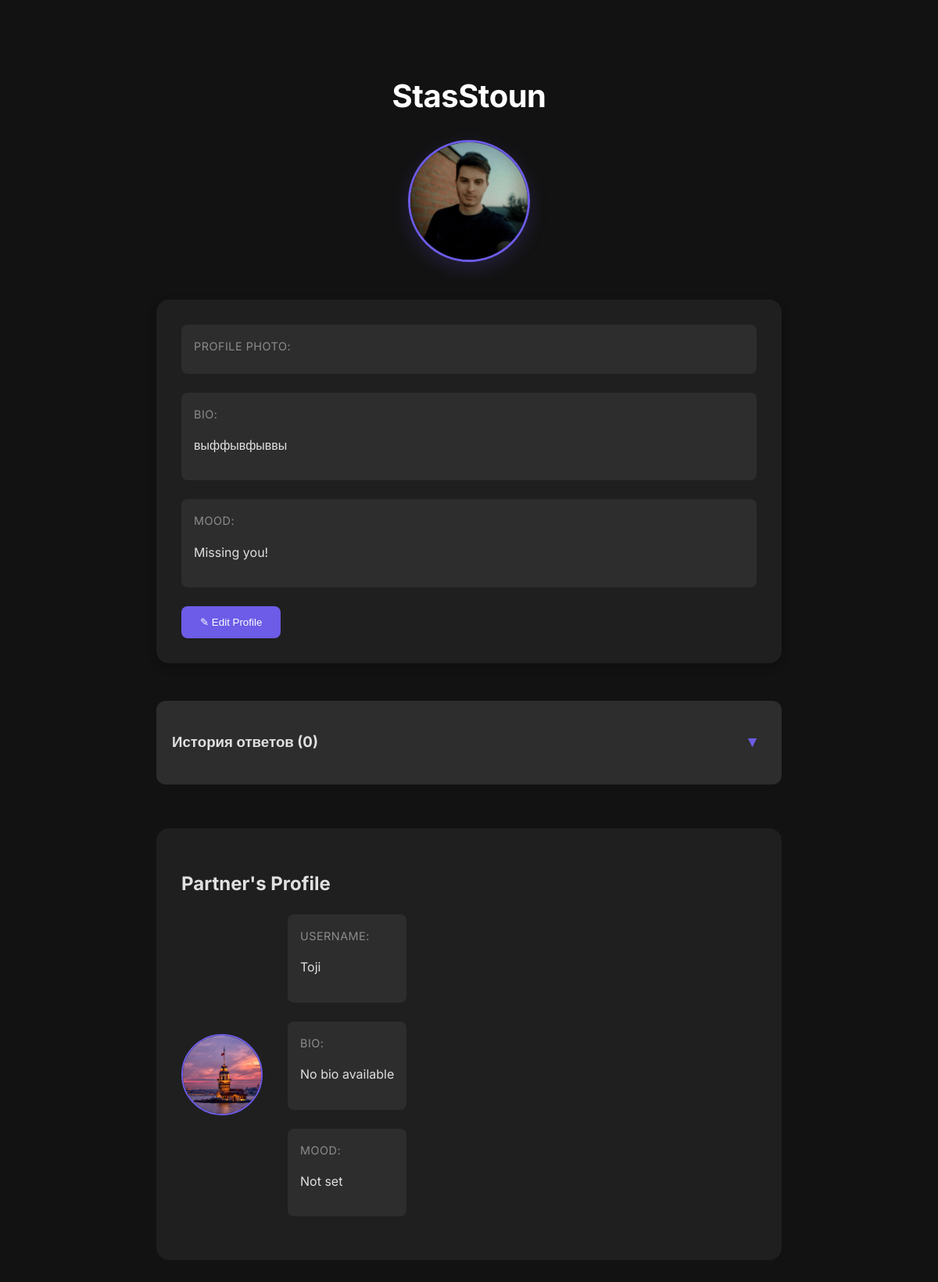
Page /profile/ (signed in) on the earlier database version.
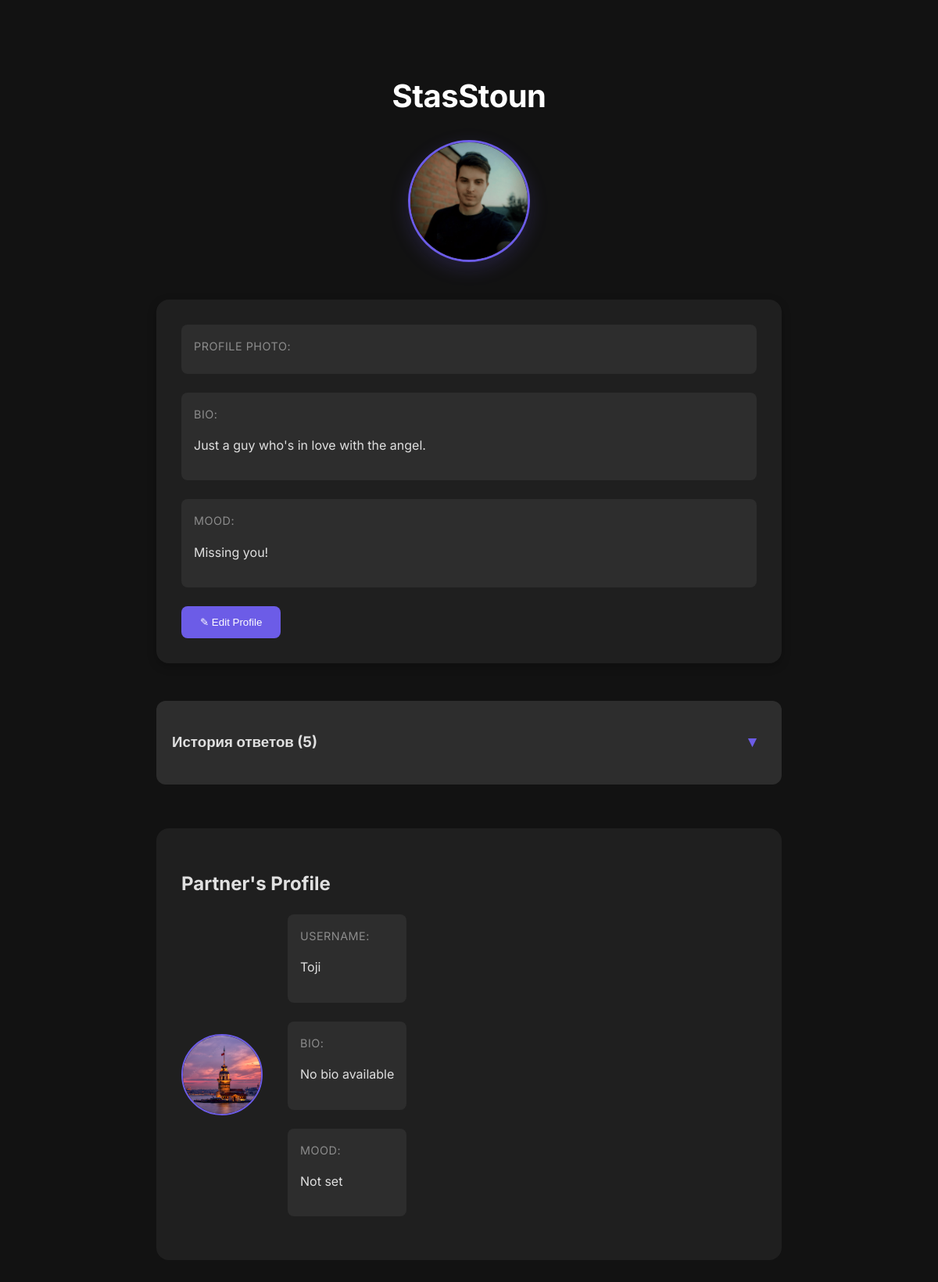
Same page on the later database version.
### main/models.py (models this page shows, shortened)
class Profile(models.Model):
    user = models.OneToOneField(User, on_delete=models.CASCADE, related_name='profile')
    picture = models.ImageField(upload_to='pictures/', blank=True, null=True)
    bio = models.TextField(blank=True, null=True)
    mood = models.CharField(max_length=100, blank=True, null=True)
    unique_code = models.UUIDField(default=uuid.uuid4, null=True, blank=True)
    partner = models.OneToOneField('self', null=True, blank=True, on_delete=models.SET_NULL)

### main/views.py (the view)
# urls.py: path('profile/', views.profile_view, name='profile'),
@login_required
def profile_view(request):
    try:
        profile = request.user.profile
    except Profile.DoesNotExist:
        profile = Profile.objects.create(user=request.user)
    if profile.picture:
        picture_url = profile.picture.url  # Путь к изображению
    else:
        picture_url = None
    profile = get_object_or_404(Profile, user=request.user)
    answers = UserAnswer.objects.filter(user=request.user).select_related(
        'question__category',
        'chosen_answer'
    ).order_by('created_at')
    if request.method == 'POST':
        form = ProfileEditForm(request.POST, request.FILES, instance=profile)
        if form.is_valid():
            form.save()
            return redirect('profile')
    else:
        form = ProfileEditForm(instance=profile)
    return render(request, 'profile.html', {'profile': profile, 'answers': answers, 'picture_url': picture_url, 'form': form })

### main/templates/profile.html (shortened to what this page needs)
{% load static %}
{% block content %}
<!DOCTYPE html>
<html lang="en">
<head>
    <link rel="stylesheet" href="{% static 'css/profile.css' %}">
</head>
<body>
    <div class="container">
        <div class="profile-header">
            <h1 class="profile-username">{{ user.username }}</h1>
            <div class="profile-avatar">
                {% if user.profile.picture %}
                    <img src="{{ user.profile.picture.url }}" alt="{{ user.username }}'s Profile Picture" class="avatar-image">
                {% else %}
                    <img src="{% static 'images/my_photo.png' %}" alt="Default Avatar" class="avatar-image">
                {% endif %}
            </div>
        </div>
        <div class="profile-section">
            <div class="view-mode">
                <div class="info-item">
                    <span class="info-label">Profile Photo:</span>
                </div>
                <div class="info-item">
                    <span class="info-label">Bio:</span>
                    <p class="view-bio">{{ form.bio.value|default:"Not specified" }}</p>
                </div>
                <div class="info-item">
                    <span class="info-label">Mood:</span>
                    <p class="view-mood">{{ form.mood.value|default:"Not specified" }}</p>
                </div>
                <button onclick="enableEdit()" class="edit-button">✎ Edit Profile</button>
            </div>
        </div>
        <section class="answers-history">
            <div class="history-header">
                <h3>История ответов ({{ answers.count }})</h3>
                <button class="toggle-answers">▼</button>
            </div>
        </section>
        {% if user.profile.partner %}
        <div class="partner-section">
            <h2 class="section-title">Partner's Profile</h2>
            <div class="partner-info">
                <div class="partner-avatar">
                    {% if user.profile.partner.picture %}
                        <img src="{{ user.profile.partner.picture.url }}" alt="{{ user.profile.partner.user.username }}'s Profile Picture" class="avatar-image">
                    {% else %}
                        <img src="{% static 'images/default-avatar.png' %}" alt="Default Avatar" class="avatar-image">
                    {% endif %}
                </div>
                <div class="partner-details">
                    <div class="info-item">
                        <span class="info-label">Username:</span>
                        <p class="info-content">{{ user.profile.partner.user.username }}</p>
                    </div>
                    <div class="info-item">
                        <span class="info-label">Bio:</span>
                        <p class="info-content">{{ user.profile.partner.bio|default:"No bio available" }}</p>
                    </div>
                    <div class="info-item">
                        <span class="info-label">Mood:</span>
                        <p class="info-content">{{ user.profile.partner.mood|default:"Not set" }}</p>
                    </div>
                </div>
            </div>
        </div>
        {% endif %}
    </div>
</body>
</html>
{% endblock %}

Differences in the rows shown:
changed Profile "Missing you!": bio.value "выффывфыввы" → "Just a guy who's in love with the angel."
Other differences:
{{ answers.count }}: "0" → "5"
